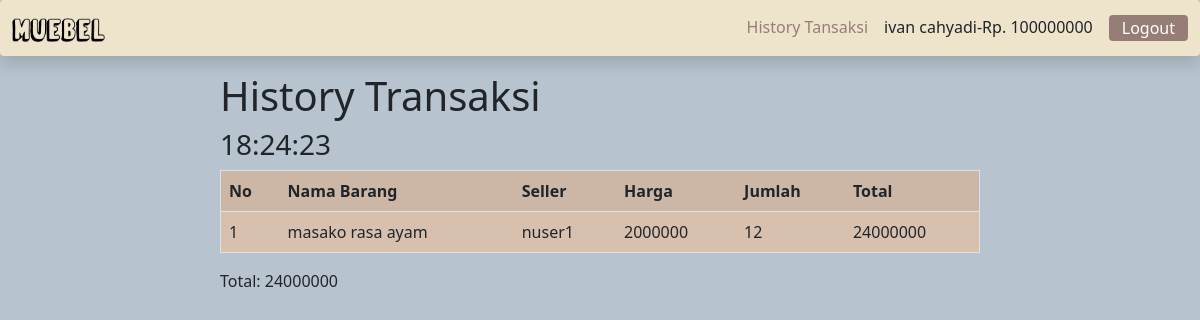
Screenshot of /historyuser.php (signed in) with the database file from the repository.
### tables this page shows
CREATE TABLE `users` (
  `us_id` varchar(100) NOT NULL,
  `us_username` varchar(100) DEFAULT NULL,
  `us_email` varchar(100) DEFAULT NULL,
  `us_password` varchar(100) DEFAULT NULL,
  `us_name` varchar(100) DEFAULT NULL,
  `us_saldo` int(11) DEFAULT 0,
  `us_role` varchar(100) DEFAULT 'customer',
  PRIMARY KEY (`us_id`),
  CONSTRAINT `adminoruser` CHECK (`us_role` = 'admin' or `us_role` = 'customer' or `us_role` = 'toko')
);

CREATE TABLE `h_trans` (
  `ht_id` varchar(100) NOT NULL,
  `ht_total` int(11) DEFAULT NULL,
  `ht_us_id` varchar(100) DEFAULT NULL,
  `ht_waktu` time DEFAULT NULL,
  PRIMARY KEY (`ht_id`),
  KEY `ht_us_id` (`ht_us_id`),
  CONSTRAINT `h_trans_ibfk_1` FOREIGN KEY (`ht_us_id`) REFERENCES `users` (`us_id`)
);

CREATE TABLE `d_trans` (
  `dt_id` varchar(100) NOT NULL,
  `dt_it_id` varchar(100) DEFAULT NULL,
  `dt_jumlah` int(11) DEFAULT NULL,
  `dt_harga` int(11) DEFAULT NULL,
  `dt_ht_id` varchar(100) DEFAULT NULL,
  PRIMARY KEY (`dt_id`),
  KEY `dt_it_id` (`dt_it_id`),
  KEY `dt_ht_id` (`dt_ht_id`),
  CONSTRAINT `d_trans_ibfk_1` FOREIGN KEY (`dt_it_id`) REFERENCES `items` (`it_id`),
  CONSTRAINT `d_trans_ibfk_2` FOREIGN KEY (`dt_ht_id`) REFERENCES `h_trans` (`ht_id`)
);

CREATE TABLE `items` (
  `it_id` varchar(100) NOT NULL,
  `it_name` varchar(100) DEFAULT NULL,
  `it_br_id` varchar(100) DEFAULT NULL,
  `it_ca_id` varchar(100) DEFAULT NULL,
  `it_us_id` varchar(100) DEFAULT NULL,
  `it_price` int(11) DEFAULT NULL,
  PRIMARY KEY (`it_id`),
  KEY `it_br_id` (`it_br_id`),
  KEY `it_ca_id` (`it_ca_id`),
  KEY `it_us_id` (`it_us_id`),
  CONSTRAINT `items_ibfk_1` FOREIGN KEY (`it_br_id`) REFERENCES `brand` (`br_id`),
  CONSTRAINT `items_ibfk_2` FOREIGN KEY (`it_ca_id`) REFERENCES `category` (`ca_id`),
  CONSTRAINT `items_ibfk_3` FOREIGN KEY (`it_us_id`) REFERENCES `users` (`us_id`)
);

### historyuser.php (the view, shortened to what this page needs)
<?php
    require_once("connection.php");
    if(isset($_SESSION["userlogin"])){
        $result2 = mysqli_query($conn,"SELECT us_id,us_name,us_saldo,us_role FROM users where us_id='".$_SESSION["userlogin"]."'");
        $row = mysqli_fetch_row($result2);
        $saldo=$row[2];
        $name=$row[1];
    }
?>
<!DOCTYPE html>
<html lang="en">
<head>
    <link href="https://cdn.jsdelivr.net/npm/bootstrap@5.0.2/dist/css/bootstrap.min.css" rel="stylesheet">
</head>
<body>
    <form action="" method="post">
        <nav class="navbar navbar-light shadow rounded" style="background-color: #EEE3CB;">
            <div class="container-fluid">
                <a class="navbar-brand" href="homecustomer.php">
                    <img src="img/logo.png" alt="" height="24" width="auto">
                </a>
                <div class="d-flex">
                    <a href="historyuser.php" class="me-3 text-decoration-none" style="color:#967E76;">
                        History Tansaksi
                    </a>
                    <?=$name."-Rp. ".$saldo?>
                    <button type="submit" name="logout" class="btn text-white py-0 ms-3" id="tomboltambah">Logout</button>
                </div>
            </div>
        </nav>
        <div class="container-fluid">
            <div class="container-fluid">
                <div class="row mt-3">
                    <div class="col-2">
                    </div>
                    <div class="col-8">
                        <h1>History Transaksi</h1>
                        <?php
                            $resultHt=mysqli_query($conn,"SELECT * from h_trans where ht_us_id='".$_SESSION["userlogin"]."'");
                            while($row2=mysqli_fetch_row($resultHt)){
                                $resultDt=mysqli_query($conn,"SELECT i.it_name,i.it_us_id,i.it_price,dt.dt_jumlah from d_trans dt join items i on dt.dt_it_id=i.it_id where dt_ht_id='".$row2[0]."'");
                                ?>
                                    <h3><?=$row2[3]?></h3>
                                    <table border="1" class="table table-striped table-tess rounded">
                                        <tr>
                                            <th>No</th>
                                            <th>Nama Barang</th>
                                            <th>Seller</th>
                                            <th>Harga</th>
                                            <th>Jumlah</th>
                                            <th>Total</th>
                                        </tr>
                                        <?php
                                            if($resultDt->num_rows == 0){
                                        ?>
                                            <tr>
                                                <td colspan="6" style="text-align: center;">Tidak ada barang</td>
                                            </tr>
                                        <?php
                                            }else{
                                                $ctr = 1;
                                                $gt=0;
                                                while($row = mysqli_fetch_row($resultDt)){
                                        ?>
                                            <tr>
                                                <td><?= $ctr ?></td>
                                                <td><?=$row[0]?></td>
                                                <td><?php
                                                $namaseller = mysqli_query($conn,"SELECT us_name FROM users where us_id='".$row[1]."'");
                                                $namaseller=mysqli_fetch_row($namaseller)[0];
                                                echo $namaseller;
                                                ?></td>
                                                <td><?=$row[2]?></td>
                                                <td><?=$row[3]?></td>
                                                <td><?=$row[2]*$row[3]?></td>
                                                <?php
                                                $gt=$gt+($row[2]*$row[3]);
                                                ?>
                                            </tr>
                                        <?php
                                                    $ctr++;
                                                }
                                            }
                                        ?>
                                    </table>
                                    <?php
                                    if(isset($gt)){
                                        ?>
                                        <p>Total: <?=$gt?></p>
                                        <?php
                                    }
                                    ?>
                                <?php
                            }
                        ?>
                    </div>
                    <div class="col-2">
                    </div>
                </div>
            </div>
        </div>
    </form>
</body>
</html>

### historyuser.php (style rules this page uses)
body { background-color:#B7C4CF; }
#tomboltambah { background-color:#967E76; }
table { background-color:#D7C0AE; }

### rows the page displays
users: us_name "ivan cahyadi", us_saldo "100000000"
h_trans: ht_waktu "18:24:23", gt "24000000"
d_trans: dt_it.it_name "masako rasa ayam", users.us_name "nuser1", dt_it.it_price "2000000", dt_jumlah "12", $row[2]*$row[3] "24000000"
